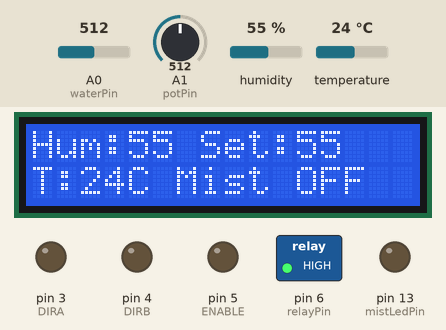
Recording of a sketch running on a simulated Arduino Uno, built with avr-gcc and run on an emulated ATmega328P. Shown: 16×2 character LCD, switched loads named in the sketch (green lamp = pin HIGH), output pins drawn as LEDs (lit = HIGH). The inputs (shaded band) are chosen by the test bench; at power-on: humidity 55 %, A0 (waterPin) = 512, A1 (potPin) = 512, temperature 24 °C.

Above: at 2.7 s.
2.8 s: humidity set to 53 %
At 3.9 s:
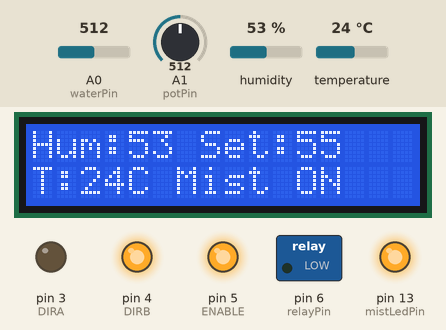
4.5 s: A0 (waterPin) set to 55
6.0 s: A0 (waterPin) set to 45
At 7.1 s:
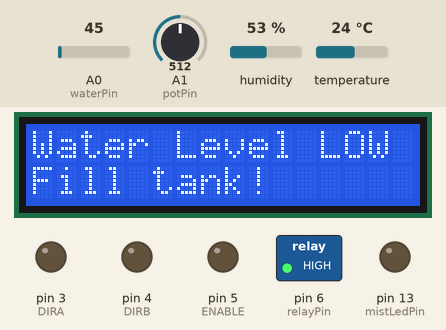
8.2 s: A0 (waterPin) set to 306
At 9.6 s:
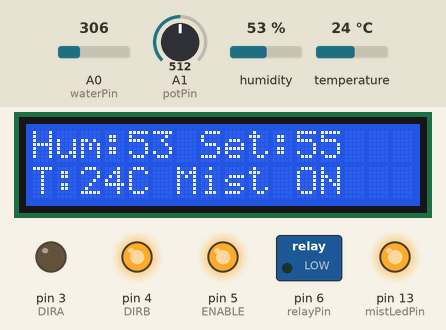
10.3 s: A1 (potPin) set to 716
At 11.5 s:
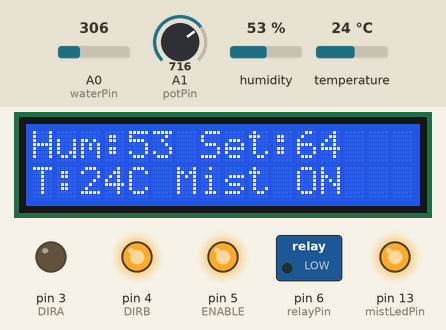
11.8 s: temperature set to 12 °C
At 12.5 s:
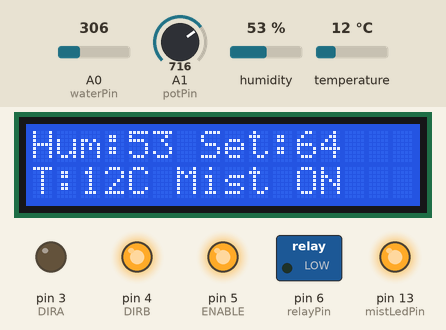
Timing chart, 0 to 14.3 s (numbered marks = the images above; inputs shaded):
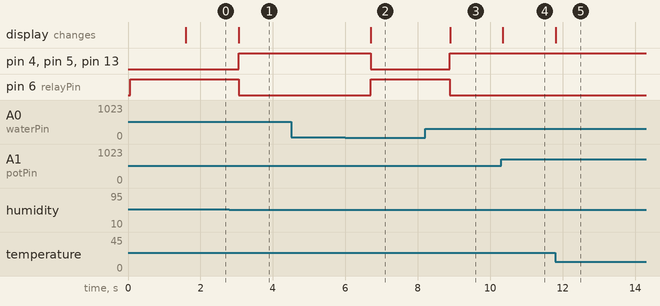

Measured:
- the behaviour switches between 55 and 54 % on humidity (found by bisection; images 0 and 1)
- the behaviour switches between 50 and 49 on A0 (waterPin) (found by bisection; images 1 and 2)
- after the input at 2.8 s, pin 4 (DIRB), pin 5 (ENABLE), pin 13 (mistLedPin): LOW → HIGH after 0.25 s; pin 6 (relayPin): HIGH → LOW after 0.25 s; the display: changes after 0.25 s (image 1)
- after the input at 4.5 s, every drawn part: stays the same
- after the input at 6.0 s, pin 4 (DIRB), pin 5 (ENABLE), pin 13 (mistLedPin): HIGH → LOW after 0.70 s; pin 6 (relayPin): LOW → HIGH after 0.70 s; the display: changes after 0.70 s (image 2)
- after the input at 8.2 s, pin 4 (DIRB), pin 5 (ENABLE), pin 13 (mistLedPin): LOW → HIGH after 0.69 s; pin 6 (relayPin): HIGH → LOW after 0.69 s; the display: changes after 0.69 s (image 3)
- after the input at 10.3 s, the display: changes after 0.05 s (image 4)
- after the input at 11.8 s, the display: changes at once (image 5)

The sketch:

main.ino
```cpp
#include <SimpleDHT.h>
#include <LiquidCrystal.h>

LiquidCrystal lcd(7, 8, 9, 10, 11, 12);

int pinDHT = 2;
SimpleDHT11 dht11;

int waterPin = A0;
int potPin = A1;

int relayPin = 6;
int mistLedPin = 13;

#define ENABLE 5
#define DIRA 3
#define DIRB 4

void setup() {
 Serial.begin(9600);

    lcd.begin(16, 2);
    lcd.print("Humidifier Ready");

    pinMode(relayPin, OUTPUT);
    digitalWrite(relayPin, HIGH);
    pinMode(mistLedPin, OUTPUT);
    digitalWrite(mistLedPin, LOW);

    pinMode(ENABLE, OUTPUT);
    pinMode(DIRA, OUTPUT);
    pinMode(DIRB, OUTPUT);

    digitalWrite(DIRA, LOW);
    digitalWrite(DIRB, LOW);
    digitalWrite(ENABLE, LOW);

    delay(1500);
}

void loop() {

    // Read DHT11
    byte temperature = 0;
    byte humidityNow = 0;
    dht11.read(pinDHT, &temperature, &humidityNow, NULL);

int humiditySet = map(analogRead(potPin), 0, 1023, 30, 80);

int waterValue = analogRead(waterPin);
bool waterLow = (waterValue < 50);

if (waterLow) {
  digitalWrite(relayPin, HIGH);
  digitalWrite(mistLedPin, LOW);

    digitalWrite(ENABLE, LOW);
    digitalWrite(DIRA, LOW);
    digitalWrite(DIRB, LOW);

    lcd.clear();
    lcd.print("Water Level LOW");
    lcd.setCursor(0, 1);
    lcd.print("Fill tank!");
    delay(700);
    return;
}

lcd.clear();
lcd.print("Hum:");
lcd.print(humidityNow);
lcd.print(" Set:");
lcd.print(humiditySet);

lcd.setCursor(0, 1);
lcd.print("T:");
lcd.print(temperature);
lcd.print("C ");

if (humidityNow < humiditySet) {
  // Mist ON
  digitalWrite(relayPin, LOW);
  digitalWrite(mistLedPin, HIGH);

    digitalWrite(ENABLE, HIGH);
    digitalWrite(DIRA, LOW);
    digitalWrite(DIRB, HIGH);

 lcd.print("Mist ON");
} else {
 // Mist OFF
 digitalWrite(relayPin, HIGH);
 digitalWrite(mistLedPin, LOW);

        digitalWrite(ENABLE, LOW);
        digitalWrite(DIRA, LOW);
        digitalWrite(DIRB, LOW);

        lcd.print("Mist OFF");
    }

    delay(700);
}
```
